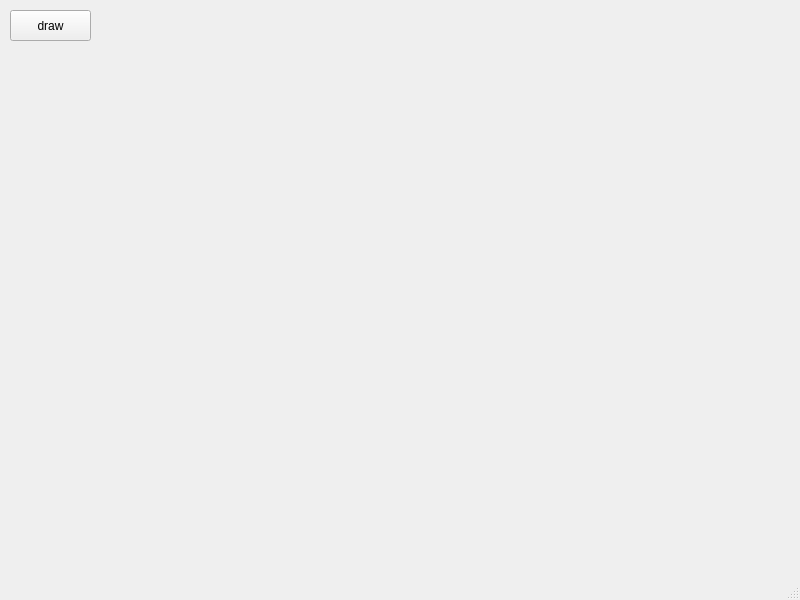
<?xml version="1.0" encoding="UTF-8"?>
<ui version="4.0">
 <class>MainWindow</class>
 <widget class="QMainWindow" name="MainWindow">
  <property name="geometry">
   <rect>
    <x>0</x>
    <y>0</y>
    <width>800</width>
    <height>600</height>
   </rect>
  </property>
  <property name="windowTitle">
   <string>circles</string>
  </property>
  <widget class="QWidget" name="centralwidget">
   <widget class="QPushButton" name="pushButton">
    <property name="geometry">
     <rect>
      <x>10</x>
      <y>10</y>
      <width>81</width>
      <height>31</height>
     </rect>
    </property>
    <property name="text">
     <string>draw</string>
    </property>
   </widget>
  </widget>
  <widget class="QMenuBar" name="menubar">
   <property name="geometry">
    <rect>
     <x>0</x>
     <y>0</y>
     <width>800</width>
     <height>18</height>
    </rect>
   </property>
  </widget>
  <widget class="QStatusBar" name="statusbar"/>
 </widget>
 <resources/>
 <connections/>
</ui>
